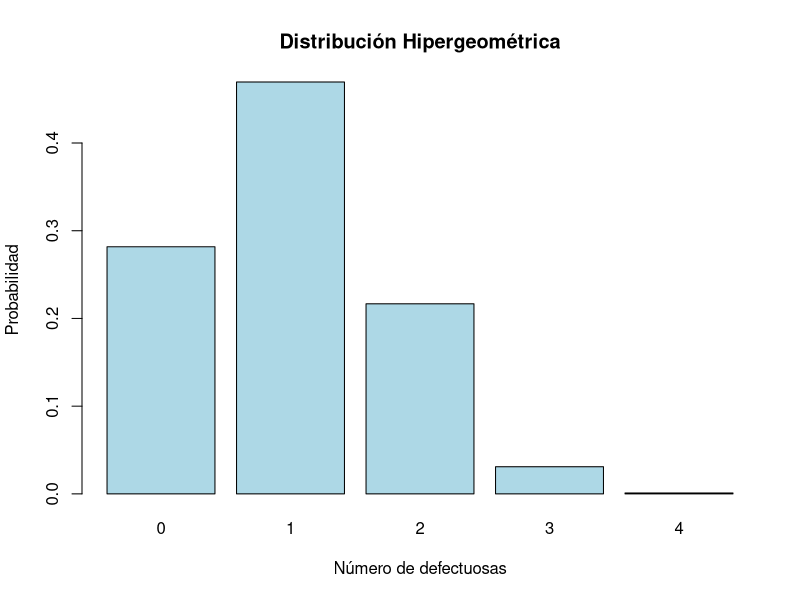
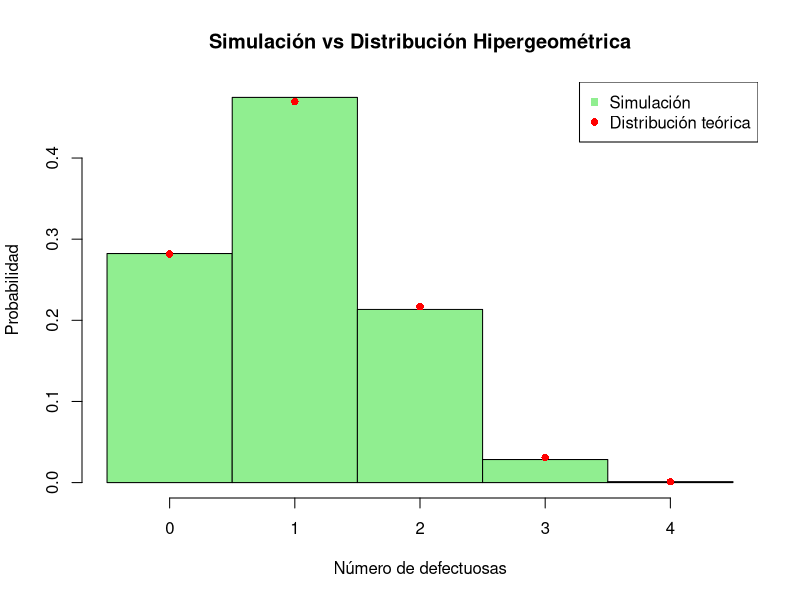
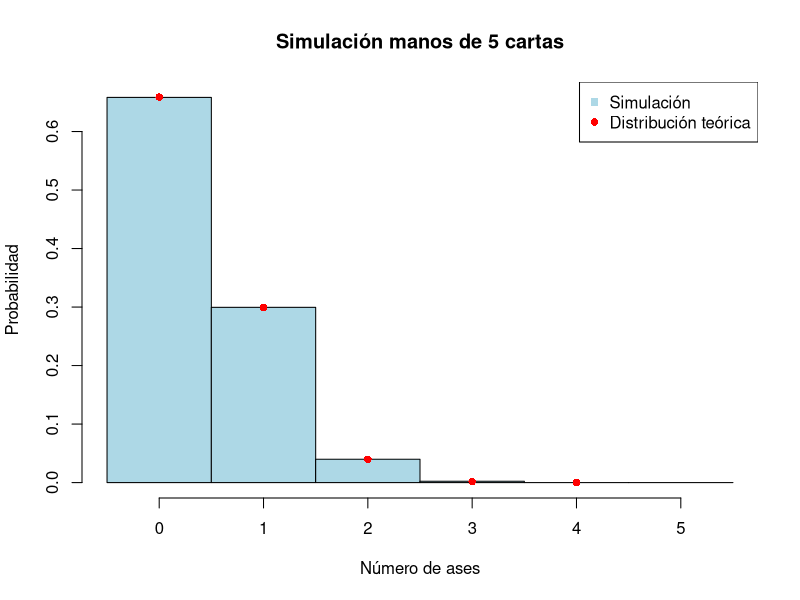

R code for these plots, in order:
## ---- chunk 1
# ==================================================
# DISTRIBUCIÓN HIPERGEOMÉTRICA
# ==================================================
# X ~ Hypergeom(N, K, n)
# N = tamaño de la población
# K = número de éxitos en la población
# n = tamaño de la muestra
# ==================================================

# --- Ejemplo 1: Probabilidades exactas ---
# Supongamos una población de 20 piezas, 5 defectuosas.
# Se seleccionan 4 piezas sin reemplazo.
N <- 20   # población total
K <- 5    # éxitos en la población (defectuosas)
n <- 4    # tamaño de la muestra

# Probabilidad de encontrar exactamente 2 defectuosas
prob_2 <- dhyper(2, m=K, n=N-K, k=n)
cat("Probabilidad de encontrar exactamente 2 defectuosas:", round(prob_2,4), "\n")

# Probabilidad de encontrar 0, 1, 2, 3 o 4 defectuosas
x_vals <- 0:min(K,n)
probs <- dhyper(x_vals, m=K, n=N-K, k=n)
cat("Probabilidades para cada número de defectuosas:", probs, "\n")

# --- Histograma de la distribución ---
barplot(probs, names.arg=x_vals, col="lightblue",
        main="Distribución Hipergeométrica", xlab="Número de defectuosas", ylab="Probabilidad")

# ==================================================
# Ejemplo 2: Probabilidad acumulada
# ==================================================
# Probabilidad de encontrar al menos 2 defectuosas
P_mayor2 <- sum(dhyper(2:n, m=K, n=N-K, k=n))
cat("Probabilidad de al menos 2 defectuosas:", round(P_mayor2,4), "\n")

# ==================================================
# Ejemplo 3: Simulación de la distribución
# ==================================================
set.seed(123)
n_sim <- 10000
simulaciones <- rhyper(n_sim, m=K, n=N-K, k=n)

# Comparar histograma de simulación con la distribución teórica
hist(simulaciones, breaks=(0:(n+1))-0.5, probability=TRUE,
     col="lightgreen", main="Simulación vs Distribución Hipergeométrica",
     xlab="Número de defectuosas", ylab="Probabilidad")
points(x_vals, probs, col="red", pch=16)
legend("topright", legend=c("Simulación","Distribución teórica"),
       col=c("lightgreen","red"), pch=c(15,16))

# ==================================================
# Ejemplo 4: Problema propuesto
# ==================================================
# Un mazo de 52 cartas tiene 4 ases.
# Se toman 5 cartas al azar sin reemplazo.
# a) Probabilidad de obtener exactamente 1 as
# b) Probabilidad de obtener al menos 2 ases
# c) Simular 10000 manos y comparar con valores teóricos

N_cartas <- 52
K_ases <- 4
n_mano <- 5

# a) Probabilidad de 1 as
prob_1_as <- dhyper(1, m=K_ases, n=N_cartas-K_ases, k=n_mano)
cat("Probabilidad de exactamente 1 as:", round(prob_1_as,4), "\n")

# b) Probabilidad de al menos 2 ases
x_vals_cartas <- 0:min(K_ases,n_mano)
probs_cartas <- dhyper(x_vals_cartas, m=K_ases, n=N_cartas-K_ases, k=n_mano)
prob_mayor2_as <- sum(probs_cartas[3:length(probs_cartas)])  # indices 3 en adelante = 2 o más
cat("Probabilidad de al menos 2 ases:", round(prob_mayor2_as,4), "\n")

# c) Simulación de manos
set.seed(456)
sim_cartas <- rhyper(10000, m=K_ases, n=N_cartas-K_ases, k=n_mano)
hist(sim_cartas, breaks=(0:(n_mano+1))-0.5, probability=TRUE,
     col="lightblue", main="Simulación manos de 5 cartas", xlab="Número de ases", ylab="Probabilidad")
points(x_vals_cartas, probs_cartas, col="red", pch=16)
legend("topright", legend=c("Simulación","Distribución teórica"),
       col=c("lightblue","red"), pch=c(15,16))

